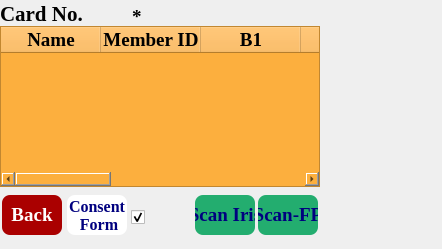
   <widget class="QWidget" name="page_5">
    <widget class="QTableWidget" name="twdgtEntitlement">
     <property name="geometry">
      <rect>
       <x>0</x>
       <y>26</y>
       <width>320</width>
       <height>161</height>
      </rect>
     </property>
     <property name="font">
      <font>
       <family>Liberation Serif</family>
       <pointsize>14</pointsize>
       <weight>75</weight>
       <bold>true</bold>
      </font>
     </property>
     <property name="styleSheet">
      <string notr="true">/*background-color: rgb(255, 255, 127);*/
background-color: rgb(252, 175, 62);</string>
     </property>
     <property name="frameShadow">
      <enum>QFrame::Sunken</enum>
     </property>
     <property name="lineWidth">
      <number>3</number>
     </property>
     <attribute name="horizontalHeaderMinimumSectionSize">
      <number>21</number>
     </attribute>
     <column>
      <property name="text">
       <string>Name</string>
      </property>
      <property name="font">
       <font>
        <family>Liberation Serif</family>
        <pointsize>14</pointsize>
        <weight>75</weight>
        <bold>true</bold>
       </font>
      </property>
     </column>
     <column>
      <property name="text">
       <string>Member ID</string>
      </property>
      <property name="font">
       <font>
        <family>Liberation Serif</family>
        <pointsize>14</pointsize>
        <weight>75</weight>
        <bold>true</bold>
       </font>
      </property>
     </column>
     <column>
      <property name="text">
       <string>B1</string>
      </property>
      <property name="font">
       <font>
        <family>Liberation Serif</family>
        <pointsize>14</pointsize>
        <weight>75</weight>
        <bold>true</bold>
       </font>
      </property>
     </column>
     <column>
      <property name="text">
       <string>B2</string>
      </property>
      <property name="font">
       <font>
        <family>Liberation Serif</family>
        <pointsize>14</pointsize>
        <weight>75</weight>
        <bold>true</bold>
       </font>
      </property>
     </column>
     <column>
      <property name="text">
       <string>B3</string>
      </property>
      <property name="font">
       <font>
        <family>Liberation Serif</family>
        <pointsize>14</pointsize>
        <weight>75</weight>
        <bold>true</bold>
       </font>
      </property>
     </column>
     <column>
      <property name="text">
       <string>RealUID</string>
      </property>
     </column>
     <column>
      <property name="text">
       <string>MemberId</string>
      </property>
     </column>
     <column>
      <property name="text">
       <string>Dealer Flag</string>
      </property>
     </column>
     <column>
      <property name="text">
       <string>Wadh_status</string>
      </property>
     </column>
    </widget>
    <widget class="QLabel" name="lblRCNO">
     <property name="geometry">
      <rect>
       <x>0</x>
       <y>4</y>
       <width>130</width>
       <height>20</height>
      </rect>
     </property>
     <property name="font">
      <font>
       <family>Liberation Serif</family>
       <pointsize>16</pointsize>
       <weight>75</weight>
       <bold>true</bold>
      </font>
     </property>
     <property name="styleSheet">
      <string notr="true">/*background-color: rgb(255, 255, 255);*/</string>
     </property>
     <property name="text">
      <string>Card No.</string>
     </property>
    </widget>
    <widget class="QLabel" name="lblRCNO_Val">
     <property name="geometry">
      <rect>
       <x>132</x>
       <y>6</y>
       <width>301</width>
       <height>20</height>
      </rect>
     </property>
     <property name="font">
      <font>
       <family>Liberation Serif</family>
       <pointsize>14</pointsize>
       <weight>75</weight>
       <bold>true</bold>
      </font>
     </property>
     <property name="styleSheet">
      <string notr="true"/>
     </property>
     <property name="text">
      <string>&lt;!DOCTYPE HTML PUBLIC &quot;-//W3C//DTD HTML 4.0//EN&quot; &quot;http://www.w3.org/TR/REC-html40/strict.dtd&quot;&gt;
&lt;html&gt;&lt;head&gt;&lt;meta name=&quot;qrichtext&quot; content=&quot;1&quot; /&gt;&lt;style type=&quot;text/css&quot;&gt;
p, li { white-space: pre-wrap; }
&lt;/style&gt;&lt;/head&gt;&lt;body style=&quot; font-family:'Sans Serif'; font-size:14pt; font-weight:600; font-style:normal;&quot;&gt;
&lt;p style=&quot; margin-top:0px; margin-bottom:0px; margin-left:0px; margin-right:0px; -qt-block-indent:0; text-indent:0px;&quot;&gt;*&lt;/p&gt;&lt;/body&gt;&lt;/html&gt;</string>
     </property>
    </widget>
    <widget class="QPushButton" name="pushButton_2">
     <property name="geometry">
      <rect>
       <x>258</x>
       <y>195</y>
       <width>60</width>
       <height>40</height>
      </rect>
     </property>
     <property name="font">
      <font>
       <family>Liberation Serif</family>
       <pointsize>14</pointsize>
       <weight>75</weight>
       <bold>true</bold>
      </font>
     </property>
     <property name="styleSheet">
      <string notr="true">border-radius: 8px;
color: rgb(0, 0, 127);
background-color: rgb(35, 173, 111);

</string>
     </property>
     <property name="text">
      <string>Scan-FP</string>
     </property>
    </widget>
    <widget class="QPushButton" name="BtnBenIRIS">
     <property name="geometry">
      <rect>
       <x>195</x>
       <y>195</y>
       <width>60</width>
       <height>40</height>
      </rect>
     </property>
     <property name="font">
      <font>
       <family>Liberation Serif</family>
       <pointsize>14</pointsize>
       <weight>75</weight>
       <bold>true</bold>
      </font>
     </property>
     <property name="focusPolicy">
      <enum>Qt::NoFocus</enum>
     </property>
     <property name="styleSheet">
      <string notr="true">border-radius: 8px;
color: rgb(0, 0, 127);
background-color: rgb(35, 173, 111);

</string>
     </property>
     <property name="text">
      <string>Scan Iris</string>
     </property>
     <property name="iconSize">
      <size>
       <width>27</width>
       <height>27</height>
      </size>
     </property>
    </widget>
    <widget class="QPushButton" name="pushButton_4">
     <property name="geometry">
      <rect>
       <x>2</x>
       <y>195</y>
       <width>60</width>
       <height>40</height>
      </rect>
     </property>
     <property name="font">
      <font>
       <family>Liberation Serif</family>
       <pointsize>14</pointsize>
       <weight>75</weight>
       <bold>true</bold>
      </font>
     </property>
     <property name="focusPolicy">
      <enum>Qt::NoFocus</enum>
     </property>
     <property name="styleSheet">
      <string notr="true">/*color: rgb(170, 0, 0);
background-color: rgb(255, 255, 255);*/
border-radius: 8px;
background-color: rgb(170, 0, 0);
color: rgb(255, 255, 255);</string>
     </property>
     <property name="text">
      <string>Back</string>
     </property>
     <property name="icon">
      <iconset>
       <normaloff>:/rsc/images/back8.jpg</normaloff>:/rsc/images/back8.jpg</iconset>
     </property>
    </widget>
    <widget class="QPushButton" name="BtnConsentForm_2">
     <property name="geometry">
      <rect>
       <x>67</x>
       <y>195</y>
       <width>60</width>
       <height>40</height>
      </rect>
     </property>
     <property name="font">
      <font>
       <family>Liberation Serif</family>
       <pointsize>12</pointsize>
       <weight>75</weight>
       <bold>true</bold>
      </font>
     </property>
     <property name="styleSheet">
      <string notr="true">border-radius: 8px;
color: rgb(0, 0, 127);
background-color: rgb(255, 255, 255);</string>
     </property>
     <property name="text">
      <string>Consent 
 Form</string>
     </property>
    </widget>
    <widget class="QLabel" name="label_type_card">
     <property name="geometry">
      <rect>
       <x>281</x>
       <y>2</y>
       <width>40</width>
       <height>20</height>
      </rect>
     </property>
     <property name="font">
      <font>
       <family>Liberation Serif</family>
       <pointsize>16</pointsize>
       <weight>75</weight>
       <bold>true</bold>
      </font>
     </property>
     <property name="styleSheet">
      <string notr="true">/*color: rgb(85, 0, 127);*/
/*color: rgb(255, 255, 255);*/
color: rgb(255, 0, 0);
</string>
     </property>
     <property name="text">
      <string/>
     </property>
    </widget>
    <widget class="QLabel" name="rd_lbl">
     <property name="geometry">
      <rect>
       <x>160</x>
       <y>219</y>
       <width>30</width>
       <height>21</height>
      </rect>
     </property>
     <property name="font">
      <font>
       <family>Liberation Serif</family>
      </font>
     </property>
     <property name="text">
      <string/>
     </property>
    </widget>
    <widget class="QLabel" name="lbl_sig6">
     <property name="geometry">
      <rect>
       <x>160</x>
       <y>189</y>
       <width>30</width>
       <height>22</height>
      </rect>
     </property>
     <property name="font">
      <font>
       <family>Liberation Serif</family>
      </font>
     </property>
     <property name="text">
      <string/>
     </property>
    </widget>
    <widget class="QCheckBox" name="ConsentFormcheckBox">
     <property name="geometry">
      <rect>
       <x>131</x>
       <y>207</y>
       <width>17</width>
       <height>20</height>
      </rect>
     </property>
     <property name="text">
      <string/>
     </property>
     <property name="checked">
      <bool>true</bool>
     </property>
    </widget>
    <zorder>twdgtEntitlement</zorder>
    <zorder>lblRCNO</zorder>
    <zorder>lblRCNO_Val</zorder>
    <zorder>pushButton_4</zorder>
    <zorder>BtnConsentForm_2</zorder>
    <zorder>label_type_card</zorder>
    <zorder>rd_lbl</zorder>
    <zorder>lbl_sig6</zorder>
    <zorder>pushButton_2</zorder>
    <zorder>ConsentFormcheckBox</zorder>
    <zorder>BtnBenIRIS</zorder>
   </widget>
